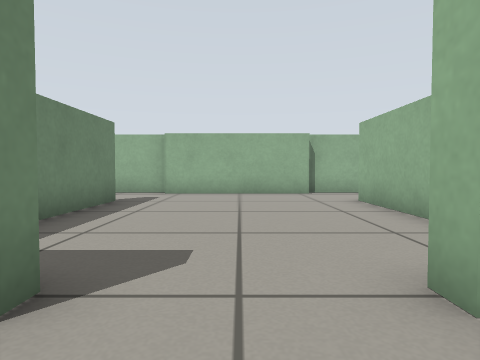
View 1 (above)

24 first-person views from a walk through a robot-simulator world made for Gazebo. The camera is 0.41 m above the floor, tilts 2° down and sees 75° across. The floor is counted in squares, 0.5 m on a side. Each view is taken from the middle of a square. On the plan, view 1 faces up. The plan holds only what a view shows up to about 11 squares ahead; the rest is blank. The place goes on beyond the plan.

View 2
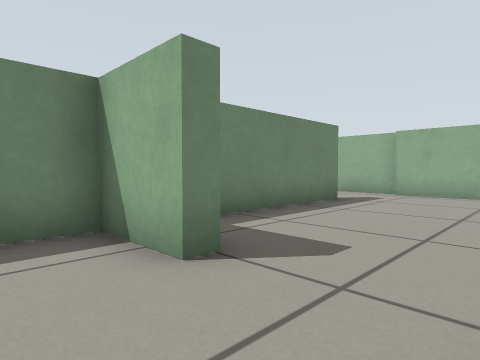

View 3
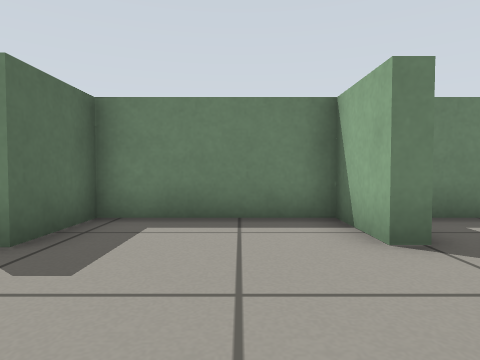

View 4
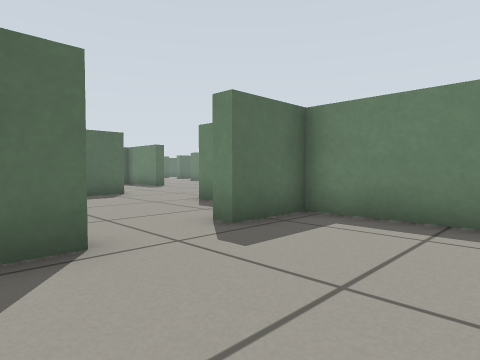

View 5
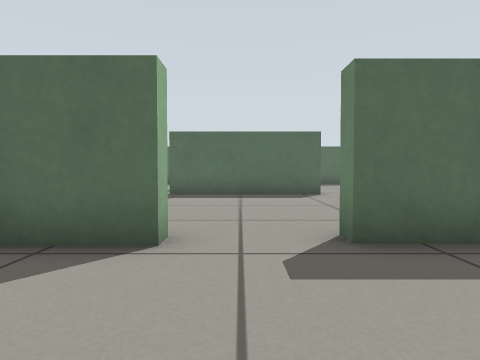

View 6
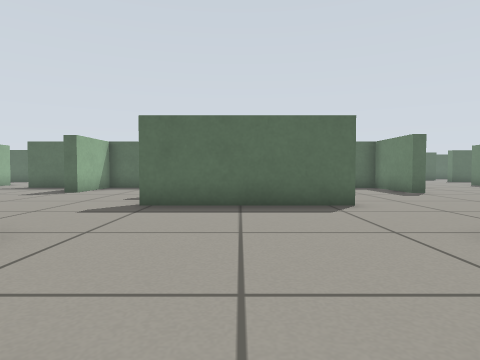

View 7
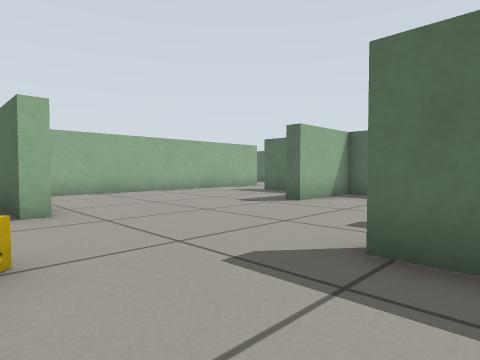

View 8
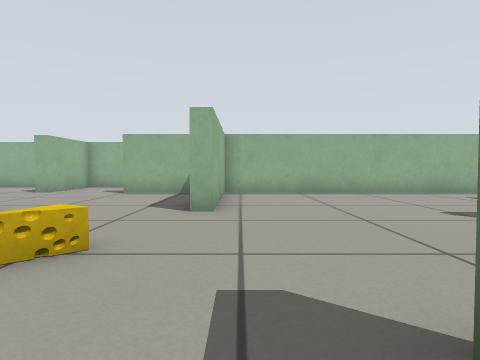

View 9
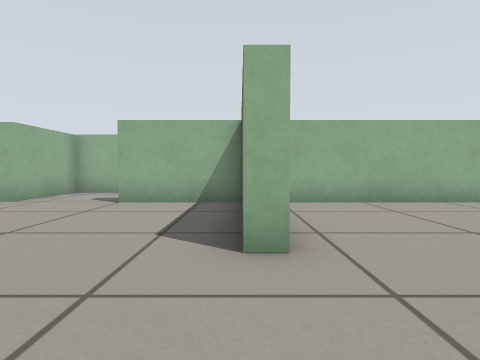

View 10
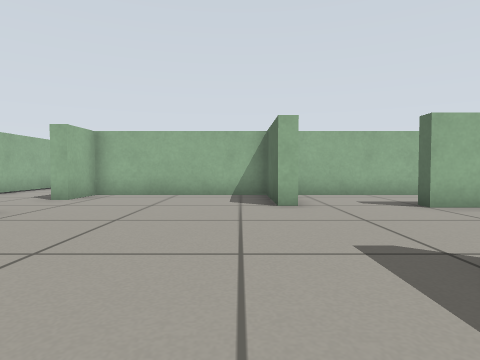

View 11
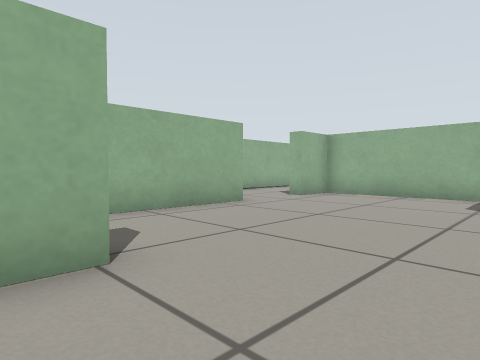

View 12
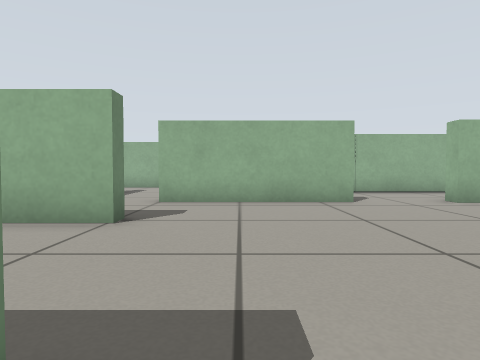

View 13
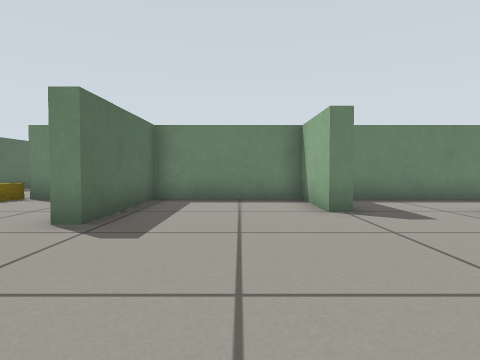

View 14
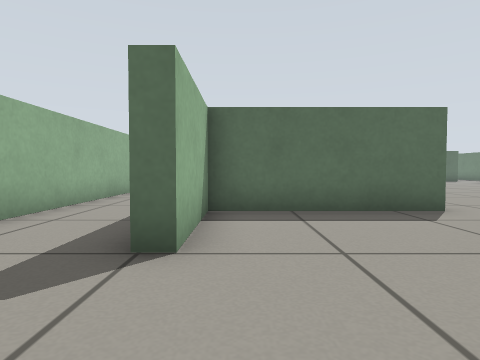

View 15
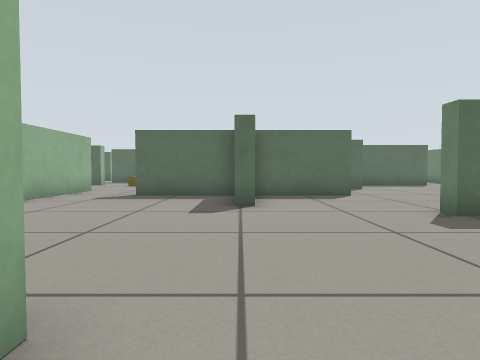

View 16
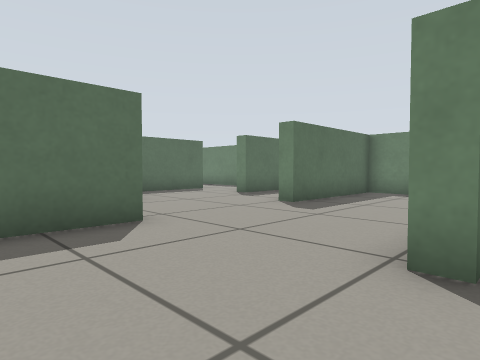

View 17
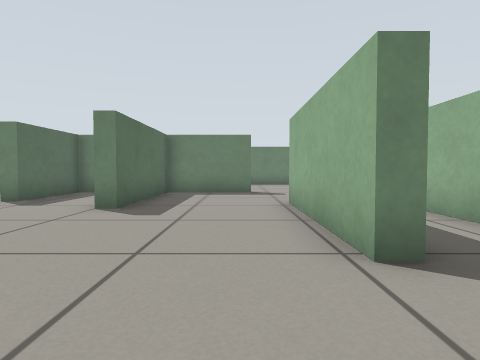

View 18
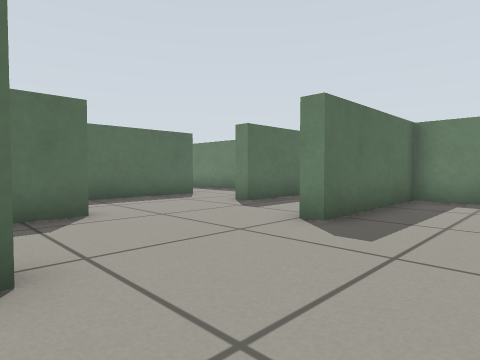

View 19
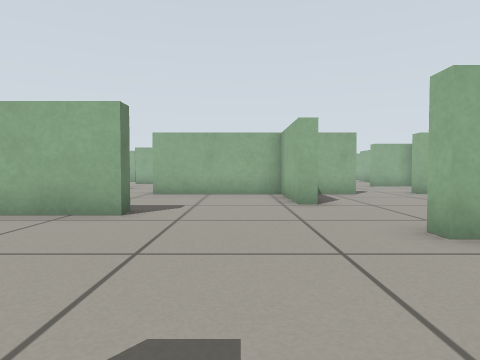

View 20
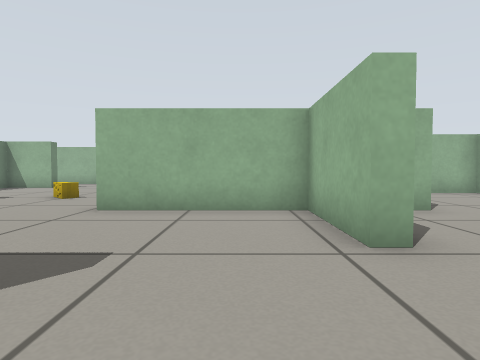

View 21
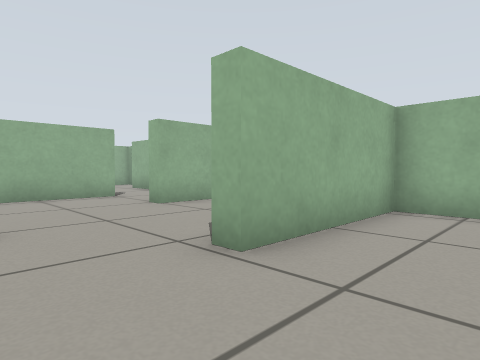

View 22
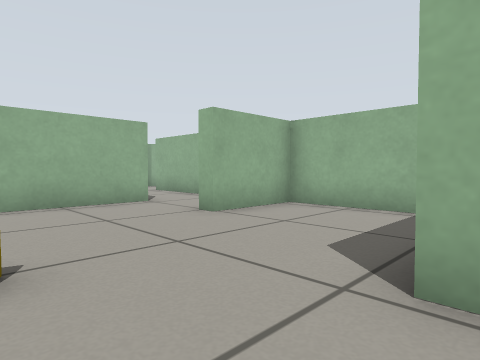

View 23
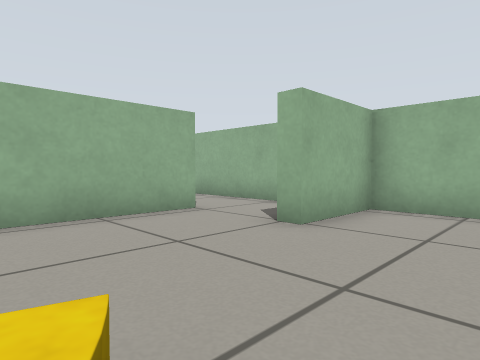

View 24
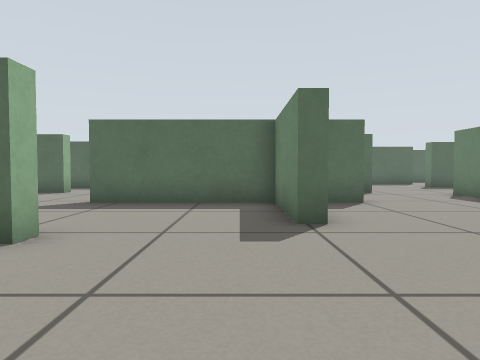

### Floor plan
Points are (right, up) in squares from view 1. A wall is a line through its corners. A room is listed if a view was taken in it or the views show most of it. See-through windows are left out.
Room 1 (views 1, 2, 3, 4, 5, 6)
walls: (-1.3, 2.1) (-1.3, 1.7) (-3.2, 1.7) (-3.2, -2.3) (-1.3, -2.3) (-1.3, -2.8); (3.1, 5) (3.1, 8.1); (3.1, 1.7) (1.3, 1.7) (1.3, 2.2); (-3.2, 8.1) (-3.2, 3.1); (2.4, 10.4) (-2.5, 10.4); (0.9, -2.9) (0.9, -2.3) (2.6, -2.3)
ways out: opening at (-0.5, -2.5) to room 2; opening at (-3.5, 9); opening at (3.5, 9)
Room 2 (views 7, 8, 9, 10, 11, 12, 13, 14, 15, 16, 17, 18, 19, 20, 21, 22, 23, 24)
walls: (3.5, -5.1) (3.5, -5.8); (0.4, -9.4) (-2.5, -9.4) (-2.5, -8.9) (2.2, -8.9); (1.8, -11.4) (2.3, -11.4) (2.3, -11.8) (-2.5, -11.8) (-2.5, -11.2); (-1.3, -2.8) (-2.5, -2.8); (-3.2, -5.1) (-3.2, -5.8) (-3.6, -5.8) (-3.6, -2.8) (-7.8, -2.8) (-7.8, -2.4); (2.5, -15.5) (5.7, -15.5) (5.7, -12.9) (6.1, -12.9); (-3.6, -1.2) (-3.6, 1.7) (-6.1, 1.7) (-6.1, 2.1); (6.1, -15.5) (9.2, -15.5); (6.1, 2.2) (6.1, 1.7) (3.5, 1.7) (3.5, -2.3) (7.5, -2.3) (7.5, -2.9); (-7.1, -7) (-7.1, -7.5) (-9.2, -7.5); (-6.4, -12.6) (-5.9, -12.6) (-5.9, -15.5) (-1.3, -15.5) (-1.3, -16); (11.6, -15.6) (11.6, -7.5) (7, -7.5) (7, -7) (11.6, -7) (11.6, -4) (12.1, -4); (0.9, -19.1) (0.9, -18.7) (2.1, -18.7); (14.8, -11.9) (14.8, -1.3) (11.9, -1.3) (11.9, -0.8) (14.8, -0.8) (14.8, 4.7) (13.3, 4.7) (13.3, 5); (3.5, 6.6) (3.5, 5.4); (-8, -15.5) (-7.1, -15.5); (10.9, 4.7) (6, 4.7); (-5.9, -18) (-5.9, -18.7) (-2.9, -18.7) (-2.9, -19.1); (-5.9, 4.3) (-9.4, 4.3); (-2.4, -21.6) (0.1, -21.6); (16, 7.9) (12, 7.9)
ways out: opening at (-0.5, -2.5) to room 1; opening at (-6, 3) to room 3; opening at (-10, -19); opening at (-3, -20.5); opening at (5, 5); opening at (6, 3.5); opening at (10.5, -16)
objects: other object (-10, 0); other object (4, -6)
Room 3 (no view inside)
walls: (-3.6, 3.9) (-3.6, 5.6)
ways out: opening at (-6, 3) to room 2; opening at (-5, 4.5)

Where each view was taken, in squares from view 1:
view 1: 0 up, 0 right, facing up
view 2: 0 up, 1 right, facing up-left
view 3: 0 up, 2 right, facing left
view 4: 1 up, 2 right, facing down-left
view 5: 1 up, 0 right, facing down
view 6: 2 down, 0 right, facing down
view 7: 6 down, 1 right, facing down-right
view 8: 8 down, 1 right, facing right
view 9: 7 down, 4 right, facing right
view 10: 0 up, 5 right, facing right
view 11: 1 down, 5 right, facing up-right
view 12: 3 down, 8 right, facing up
view 13: 0 up, 12 right, facing left
view 14: 1 down, 11 right, facing down
view 15: 6 down, 6 right, facing down
view 16: 11 down, 5 right, facing down-left
view 17: 13 down, 5 right, facing left
view 18: 13 down, 3 right, facing down-left
view 19: 13 down, 5 left, facing up
view 20: 9 down, 5 left, facing up
view 21: 5 down, 10 left, facing up-right
view 22: 3 down, 10 left, facing up-right
view 23: 1 down, 10 left, facing up-right
view 24: 8 down, 5 left, facing down
